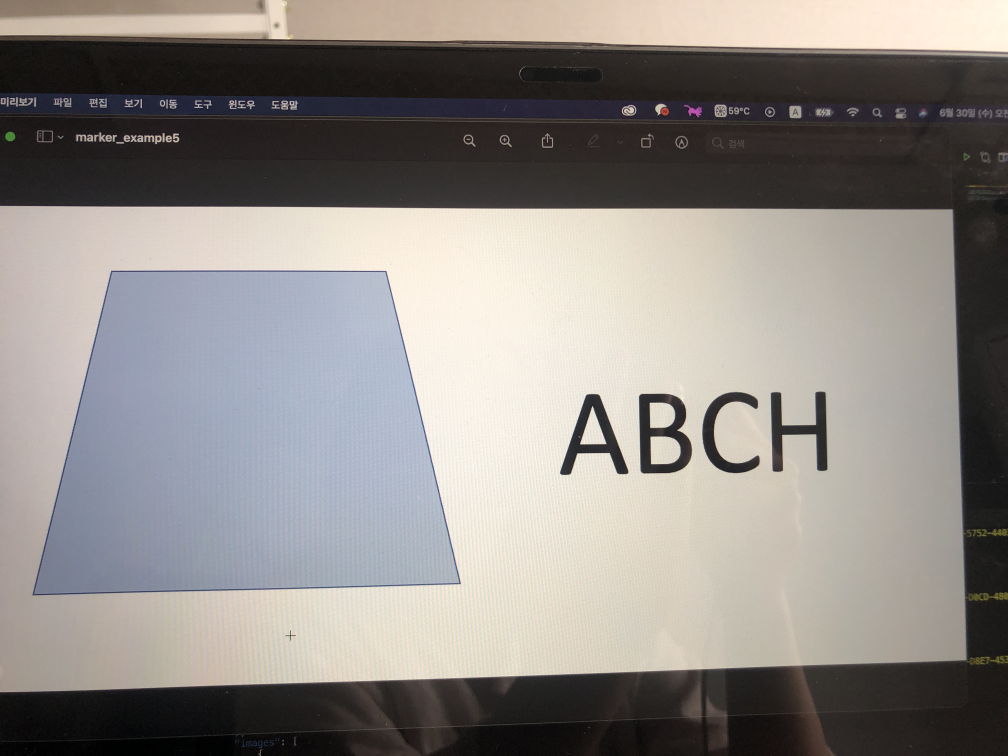
#> input picture IMG_6549.JPG, 4032 x 3024 px (shown at 1/4 size)
$ python -i findmk.py   (imports and definitions only)
#> lines starting #> are read from the running program, lines starting #| are printed output that depends on the picture; after the words box and inside, x2 and y2 are one past the last pixel; in counts of white or black regions, pixels touching at a corner belong together
import cv2
import os
import math
import sqlite3
import subprocess
from PIL import Image
import numpy as np
from pytesseract import *
import matplotlib.pyplot as plt
import time

conn = sqlite3.connect("test.db", isolation_level=None, check_same_thread=False)

c = conn.cursor()

def findmk(path):
#> called with path = '../IMG_6549.JPG'
    addr = ''
    print('findmk', path)
    img_original = plt.imread(path, cv2.IMREAD_COLOR)
#> img_original is the input picture: shape (3024, 4032, 3); mean R, G, B 142.1, 137.6, 133.8

    if (type(img_original) is np.ndarray):
        time.sleep(1)
        img_resize = cv2.resize(img_original, dsize=(328, 207), interpolation=cv2.INTER_AREA)
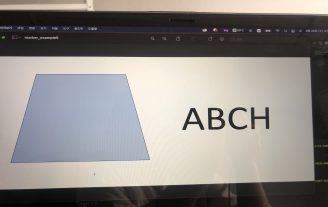
#> img_resize: shape (207, 328, 3); mean R, G, B 142.1, 137.6, 133.8
        img_dia = img_resize[:180, :190]
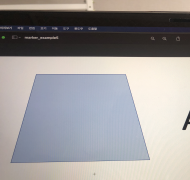
#> img_dia: shape (180, 190, 3); mean R, G, B 156.2, 153.1, 153
        gray = cv2.cvtColor(img_dia, cv2.COLOR_BGR2GRAY)
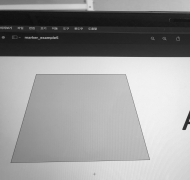
#> gray: shape (180, 190); min 15, max 242, mean 153.5

        ret, thr = cv2.threshold(gray, 127, 255, cv2.THRESH_BINARY_INV|cv2.THRESH_OTSU)
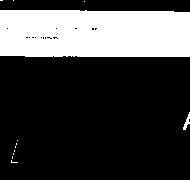
#> thr: shape (180, 190); 25.8% white; 12 white regions (10 under 20 px)
#> ret = 116

        contours, _ = cv2.findContours(thr, cv2.RETR_EXTERNAL, cv2.CHAIN_APPROX_NONE)
#> contours = 12 contours, 10 with area under 20; largest, box (x1, y1, x2, y2) and area: (0, 10, 190, 57) 8536, (183, 112, 190, 130) 34

        addr = ""

        for cont in contours:
            approx = cv2.approxPolyDP(cont, cv2.arcLength(cont, True) * 0.02, True)
            vtc = len(approx)

            c.execute('SELECT * FROM shapeTable WHERE code='+str(vtc))
            rw = c.fetchone()
            if rw != None:
                addr += rw[1]
#> this loop made 1 pass
#> vtc on pass 1: 5
#> after the loop, addr = ''

        img_text = img_resize[:, 150:]
        text = pytesseract.image_to_string(img_text,lang='eng')

        c.execute("SELECT * FROM ocrTable WHERE code='{}'".format(text.strip()))
        pf = c.fetchone()
        print(pf)
        if pf != None:
            addr = addr + " " + pf[1]
        print('addr *^^* ', addr)

        return addr

    else :
        print('error')

#> (the run stopped early here; a loop or call above may not have finished)
